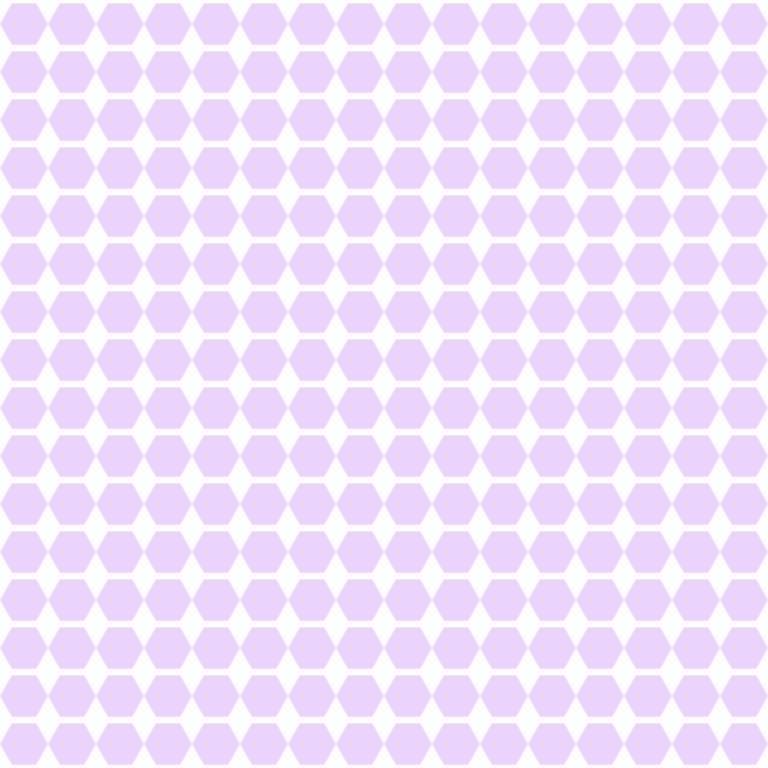
Frame 1 (no input)
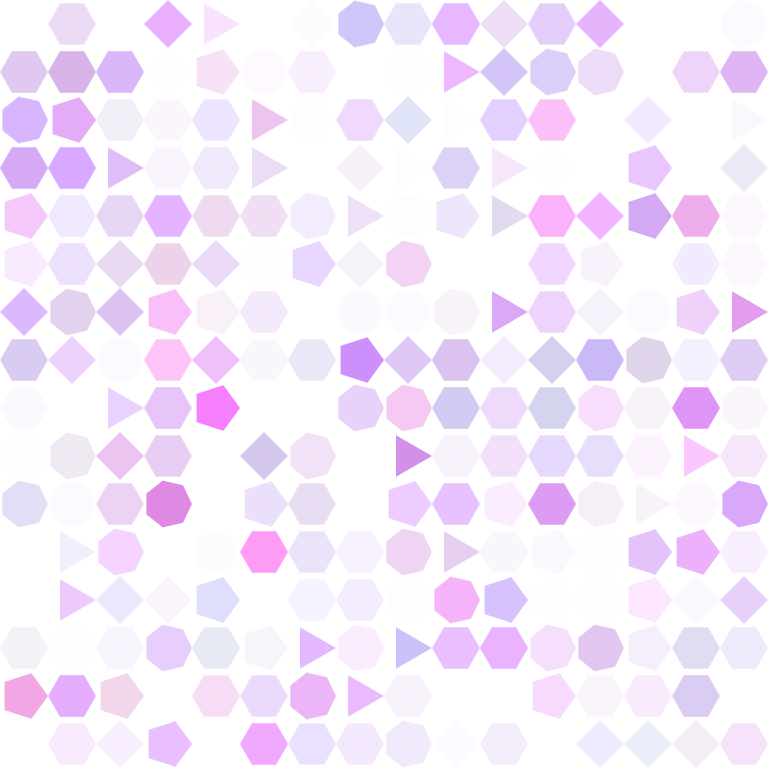
Frame 60 (the mouse pressed at the canvas centre just before this capture)
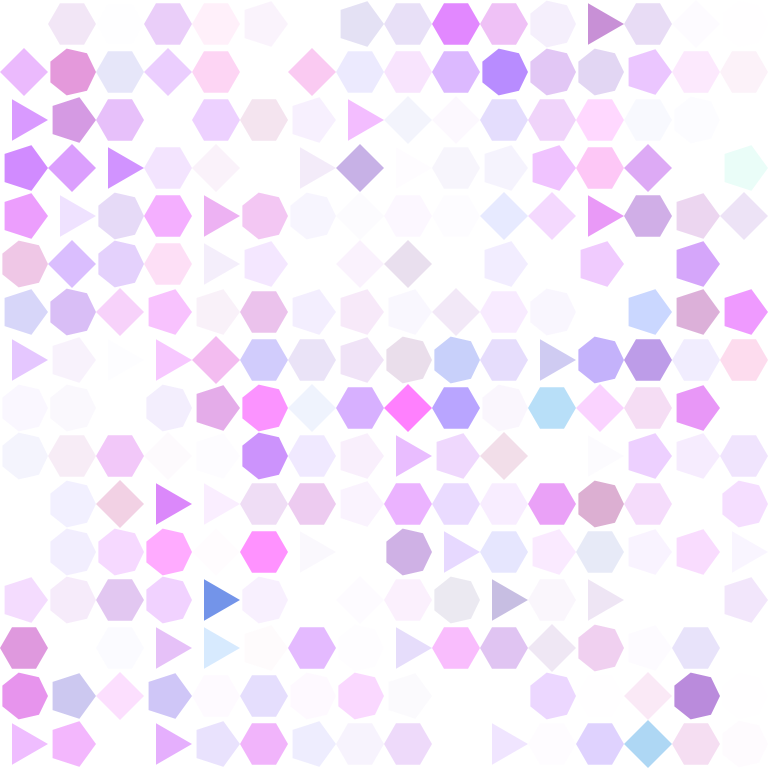
Frame 120 (the mouse held since frame 60 and released just before this capture)

The Processing sketch that drew these frames (run headless with seeded random() and noise(); from frame 60 on, the mouse is pressed at the canvas centre):

// Processing sketch: shape_shift
// ── shape_shift.pde
ArrayList<Polygon> polygons = new ArrayList<Polygon>();
float x, y, radius, r, g, b, a;
int npoints;

void setup() {  
  size(768, 768);
  smooth(8);  
  noStroke();
  
  npoints = 6;
  radius = 24;
  x = radius;
  y = radius;
  r = random(255);
  g = random(255);
  b = random(255);
  a = random(255);
  
  for (int i = 0; i < (width / (radius * 2)); i++) {
    for (int j = 0; j < (height / (radius * 2)); j++) {
      polygons.add(new Polygon(x, y, radius, npoints, r, g, b, a));
      y += radius * 2;
    }
    x += radius * 2;
    y = radius;
  }
  
}

void draw() {
  background(255);

  for (Polygon p : polygons) {
    p.display();
    p.update();
  }
}

// ── Polygon.pde
class Polygon {
  float x, y, radius, r, g, b, a;
  int npoints;
  boolean color_up;
  
  Polygon(float _x, float _y, float _radius, int _npoints, float _r, float _g, float _b, float _a) {
    x = _x;
    y = _y;
    radius = _radius;
    npoints = _npoints;
    r = _r;
    g = _g;
    b = _b;
    a = _a;
  }
  
  void display() {
    fill(r, g, b, a);
    float angle = TWO_PI / npoints;
    beginShape();
    for (float a = 0; a < TWO_PI; a += angle) {
      float sx = x + cos(a) * radius;
      float sy = y + sin(a) * radius;
      vertex(sx, sy);
    }
    endShape(CLOSE);
  }
  
  void update() {
    float n = random(100);
    if (n > 98) {
      npoints = floor(random(3, 8));
    }
    
    if (r >= 255 || g >= 255 || b >= 255 || a >= 255) {
      color_up = false;
    }
    if (r <= 0 || g <= 0 || b <= 0 || a <= 0) {
      color_up = true;
    }
 
    if (color_up) {
      r += random(15);
      g += random(15);
      b += random(15);
      a += random(15);
    } else {
      r -= random(15);
      g -= random(15);
      b -= random(15);
      a -= random(15);
    }
  }
}
